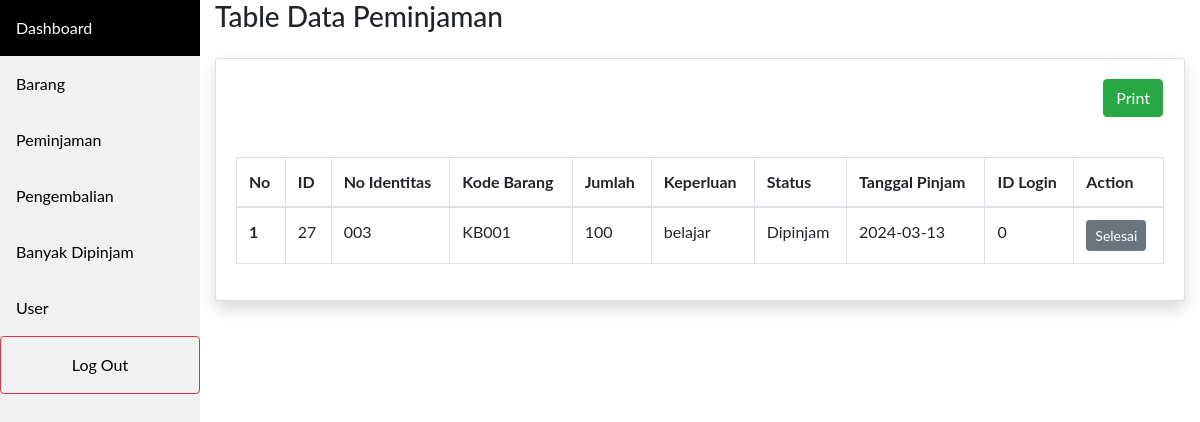
Before: /peminjaman.php (signed in) with the older database file.
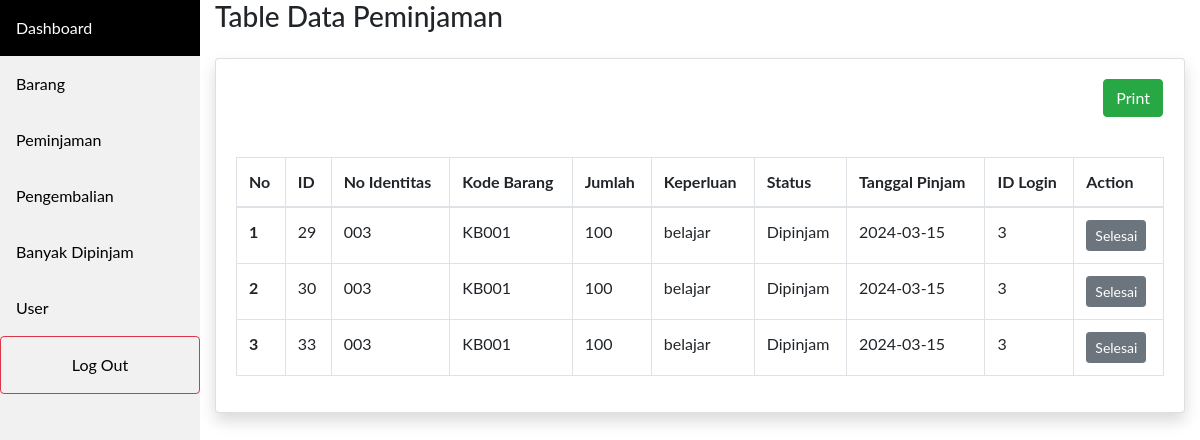
After: the same page with the newer database file.
### tables this page shows
CREATE TABLE `peminjaman` (
  `id` int(255) NOT NULL,
  `tgl_pinjam` date NOT NULL,
  `tgl_kembali` date NOT NULL,
  `no_identitas` varchar(255) NOT NULL,
  `kode_barang` varchar(255) NOT NULL,
  `jumlah` int(255) NOT NULL,
  `keperluan` varchar(255) NOT NULL,
  `status` varchar(255) NOT NULL,
  `id_login` int(255) NOT NULL
);

### database.php (called while the page is built, shortened)
<?php
$host = "localhost";
$user = "root";
$pass = "";
$dbname = "sts_ridwan";
$koneksi = mysqli_connect($host, $user, $pass, $dbname) or die("Gagal terhubung dengan database " . mysqli_error($koneksi));
function tampildata1($tablename)
{
    global $koneksi;
    $hasil = mysqli_query($koneksi, "select * from $tablename");
    $rows = [];
    while ($row = mysqli_fetch_assoc($hasil)) {
        $rows[] = $row;
    }
    return $rows;
}
?>

### peminjaman.php (the view, shortened to what this page needs)
<?php
require_once('database.php');
$data = tampildata1('peminjaman');
$nomor = 0;
?>
<!doctype html>
<html lang="en">
<head>
  <link rel="stylesheet" href="https://cdn.jsdelivr.net/npm/bootstrap@4.6.2/dist/css/bootstrap.min.css"
>
</head>
<body>
  <?php
  if ($_SESSION['status'] <> "login") {
    header("location:login.php?msg=belum_login");
  } else {
    require('navbar.php');
  }
  ?>
  <div id="content-wrapper" class="d-flex flex-column">
<div id="content">
    <div class="container-fluid">
<h1 class="h3 mb-4 text-gray-800">Table Data Peminjaman</h1>
<div class="card shadow mb-4">
<div class="card-body">
<div class="row justify-content-end pr-3">
<button onclick="printData()" class="btn btn-success">
<i class="fas fa-fw fa-print"></i> Print
</button>
</div>
</div>
<div class="card-body">
<div class="table-responsive">
<table class="table table-bordered" id="dataTable" width="100%" cellspacing="0">
    <thead>
        <tr>
            <th>No</th>
            <th>ID</th>
            <th>No Identitas</th>
            <th>Kode Barang</th>
            <th>Jumlah</th>
            <th>Keperluan</th>
            <th>Status</th>
            <th>Tanggal Pinjam</th>
            <th>ID Login</th>
            <th>Action</th>
        </tr>
    </thead>
    <tbody>
        <?php foreach($data as $peminjaman) : ?>
        <?php $nomor++; ?>
        <tr>
            <th scope="row"><?php echo "$nomor"; ?></th>
            <td><?php echo "$peminjaman[id]";?></td>
            <td><?php echo "$peminjaman[no_identitas]";?></td>
            <td><?php echo "$peminjaman[kode_barang]";?></td>
            <td><?php echo "$peminjaman[jumlah]";?></td>
            <td><?php echo "$peminjaman[keperluan]";?></td>
            <td><?php echo "$peminjaman[status]";?></td>
            <td><?php echo "$peminjaman[tgl_pinjam]";?></td>
            <td><?php echo "$peminjaman[id_login]";?></td>
            <td>
                <?php
                    echo "
                    <a href='javascript:hapusData(".$peminjaman['id'].")'><button type='button' class='btn btn-secondary btn-sm'>Selesai</button></a>
                    "
                ?>
            </td>
        </tr>
        <?php endforeach; ?>
    </tbody>
</table>
</div>
</div>
</div>
</div>
</div>
</div>
</body>
</html>

### navbar.php (shortened to what this page needs)
<?php
require_once('database.php')
?>
<!DOCTYPE html>
<html>
<head>
</head>
<body>
<div class="sidebar">
  <a class="active" href="home.php">Dashboard</a>
  <a href="barang.php">Barang</a>
  <a href="peminjaman.php">Peminjaman</a>
  <a href="pengembalian.php">Pengembalian</a>
  <a href="banyakpinjam.php">Banyak Dipinjam</a>
  <a href="user.php">User</a>
  <a href="logout.php" type="button" class="btn btn-outline-danger">Log Out</a>
</div>
</body>
</html>

### peminjaman.php (style rules this page uses)
#content-wrapper { margin-left: 200px; }

### navbar.php (style rules this page uses)
body { margin: 0; font-family: "Lato", sans-serif; }
.sidebar { margin: 0; padding: 0; width: 200px; background-color: #f1f1f1; position: fixed; height: 100%; overflow: auto; }
.sidebar a { display: block; color: black; padding: 16px; text-decoration: none; }
.sidebar a.active { background-color: black; color: white; }

Changed rows visible on the page:
removed peminjaman: id "27", no_identitas "003", kode_barang "KB001", jumlah "100", keperluan "belajar", status "Dipinjam", tgl_pinjam "2024-03-13", id_login "0"
added peminjaman: id "29", no_identitas "003", kode_barang "KB001", jumlah "100", keperluan "belajar", status "Dipinjam", tgl_pinjam "2024-03-15", id_login "3"
added peminjaman: id "30", no_identitas "003", kode_barang "KB001", jumlah "100", keperluan "belajar", status "Dipinjam", tgl_pinjam "2024-03-15", id_login "3"
added peminjaman: id "33", no_identitas "003", kode_barang "KB001", jumlah "100", keperluan "belajar", status "Dipinjam", tgl_pinjam "2024-03-15", id_login "3"
